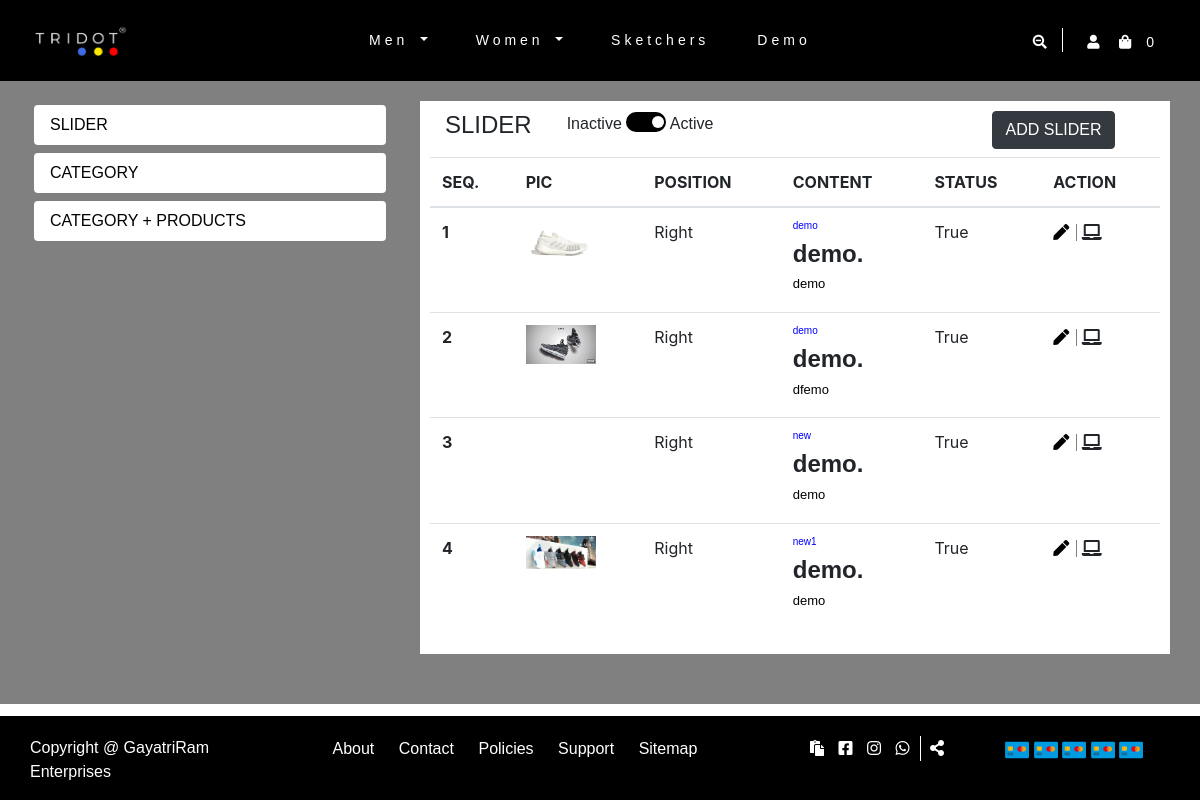
/webadmin/, run on the app's committed database.
### shoestore/models.py (models this page shows, shortened)
class Category(models.Model):
    parent = models.ForeignKey('self', related_name='children', on_delete=models.CASCADE, blank = True, null=True)
    title = models.CharField(max_length=100)
    image = models.ImageField(upload_to='media/category')
    slug = AutoSlugField(populate_from='title', unique=True, null=False)
    created_at = models.DateTimeField(auto_now_add=True)
    hit = models.PositiveIntegerField(default=0)
    active = models.BooleanField(default=False, verbose_name='Status')
    def __str__(self):
        return self.title
    class Meta:
        unique_together = ('slug', 'parent',)
        verbose_name_plural = "categories"
    def __str__(self):
        full_path = [self.title]
        k = self.parent
        while k is not None:
            full_path.append(k.title)
            k = k.parent
        return ' -> '.join(full_path[::-1])

class slider(models.Model):
    head1 = models.CharField(max_length=100, blank=True, verbose_name='h6')
    head2 = models.CharField(max_length=100, blank=True, verbose_name='h1')
    head3 = models.CharField(max_length=100, blank=True, verbose_name='h5')
    image = models.ImageField(upload_to='media/slider')
    button = models.CharField(max_length=100, blank=True, verbose_name='Button Name')
    link = models.URLField(max_length=500, blank=True, verbose_name='Link')
    active = models.BooleanField(default=False)
    font_color = models.CharField(max_length=100, blank=True, verbose_name='Font Color')

### shoestore/views.py (the view)
# urls.py: path('admin/', admin.site.urls),
def admin(request):
    cats = Category.objects.all()
    prod = Product.objects.all()
    sld = slider.objects.all()
    context = {'cats':cats, 'prod':prod, 'sld':sld}
    return render(request, 'admin.html', context)

### shoestore/context_processors.py (called while the page is built)
def cart_total(request):
    if request.user.is_authenticated:
        totalcarts = Cart.objects.filter(user=request.user, purchase=False)
        return dict(totalcarts=totalcarts)
    else:
        totalcarts=[]
        return totalcarts

def menu_links(request):
    links = Category.objects.filter(parent=None).filter(active=True)
    return dict(links=links)

### templates/admin.html (shortened to what this page needs)
{% extends 'base.html' %}
{% block body %}
{% load static %}
    <section class="backend-section">
        <div class="container-fluid">
            <div class="row">
                <div class="col-lg-4">
                    <div class="nav flex-column nav-pills" id="v-pills-tab" role="tablist" aria-orientation="vertical">
                        <a class="nav-link" id="triangle-left" id="v-pills-home-tab" data-toggle="pill"
                            href="#v-pills-home" role="tab" aria-controls="v-pills-home" aria-selected="true">SLIDER</a>
                        <a class="nav-link" id="v-pills-profile-tab" data-toggle="pill" href="#v-pills-profile"
                            role="tab" aria-controls="v-pills-profile" aria-selected="false">CATEGORY</a>
                        <a class="nav-link" id="v-pills-messages-tab" data-toggle="pill" href="#v-pills-messages"
                            role="tab" aria-controls="v-pills-messages" aria-selected="false">CATEGORY + PRODUCTS</a>
                    </div>
                </div>
                <div class="col-lg-8">
                    <div class="backend-background">
                        <div class="tab-content" id="v-pills-tabContent">
                            <div class="tab-pane fade show active" id="v-pills-home" role="tabpanel"
                                aria-labelledby="v-pills-home-tab">
                                <div class="backend-slider">
                                    <div class="row mb-2">
                                        <div class="col-lg-2">
                                            <span>
                                                <h4>SLIDER</h4>
                                            </span>
                                        </div>
                                        <div class="col-lg-7">
                                            <span>
                                                <span>Inactive</span>
                                                <label class="switch">
                                                    <span class="slider round"></span>
                                                </label>
                                                <span>Active</span>
                                            </span>
                                        </div>
                                        <div class="col-lg-3">
                                                                                            <a href="{% url 'add_slider' %}" class="btn btn-dark">ADD SLIDER</a>
                                        </div>
                                    </div>
                                    <div class="table-responsive">
                                    <table class="table">
                                        <thead>
                                            <tr>
                                                <th scope="col">SEQ.</th>
                                                <th scope="col">PIC</th>
                                                <th scope="col">POSITION</th>
                                                <th scope="col">CONTENT</th>
                                                <th scope="col">STATUS</th>
                                                <th scope="col">ACTION</th>
                                            </tr>
                                        </thead>
                                        <tbody>
                                        {% for i in sld %}
                                            <tr>
                                                <th scope="row">{{forloop.counter}}</th>
                                                <td><img src="{{i.image.url}}" alt=""></td>
                                                <td>Right</td>
                                                <td>
                                                    <h6 class="back-mord">{{i.head1}}</h6>
                                                    <h4 class="got-2">{{i.head2}}.</h4>
                                                    <h6 class="modern-cvv">
                                                        {{i.head3}}</h6>
                                                </td>
                                                <td>{{i.active}}</td>
                                                <td> <a href="{% url 'edit_slider' i.id %}"> <span class="pencil"><i class="fas fa-pen"></i></span> </a>
                                                    <span><i class="fas fa-laptop"></i></span>
                                                </td>
                                            </tr>
                                        {% endfor %}
                                        </tbody>
                                    </table>
                                     </div>
                                </div>
                            </div>
                        </div>
                    </div>
                </div>
            </div>
        </div>
    </section>
  {% endblock body %}

### templates/base.html (shortened to what this page needs)
{% load static %}
<!doctype html>
<html lang="en">
<head>
    <link rel="stylesheet" href="https://maxcdn.bootstrapcdn.com/bootstrap/4.0.0/css/bootstrap.min.css">
    <link rel="stylesheet" href="{% static 'css/custom.css' %}">
    <link rel="stylesheet" href="https://cdnjs.cloudflare.com/ajax/libs/OwlCarousel2/2.3.4/assets/owl.carousel.min.css">
    <link rel='stylesheet' href='https://cdnjs.cloudflare.com/ajax/libs/font-awesome/4.7.0/css/font-awesome.min.css'>
    <link rel="stylesheet" href="https://cdnjs.cloudflare.com/ajax/libs/font-awesome/5.15.2/css/all.min.css">
</head>
<body>
    {% include 'header.html' %}
    {% block body %}{% endblock body %}
    {% include 'footer.html' %}

### templates/header.html (shortened to what this page needs)
{% load static %}
    <section class="navbar-section navbar-dark bg-dark">
        <div class="container-fluid">
            <nav class="navbar navbar-expand-lg">
                <a class="navbar-brand" href="{% url 'home' %}"><img src="{% static 'images/logo.png' %}" style="width:100px;"></a>
                <div class="collapse navbar-collapse" id="navbarSupportedContent">
                    <ul class="navbar-nav mx-auto">
                        {% for i in links %}
                        {% if i.children.all %}
                        <li class="nav-item dropdown">
                            <a class="nav-link dropdown-toggle" href="#" id="navbarDropdown" role="button"
                                data-toggle="dropdown" aria-haspopup="true" aria-expanded="false">
                                {{i.title}}
                            </a>
                        </li>
                        {% endif %}
                        {% if not i.children.all %}
                        <li class="nav-item">
                            <a class="nav-link" href="#">{{i.title}}</a>
                        </li>
                        {% endif %}
                        {% endfor %}
                    </ul>
                    <div class="main-icon-section">
                        <ul>
                            <li class="main-search-bar"><a href=""><i class="fas fa-search-minus"></i></a></li>
                            <li><a href="{% url 'usersignup' %}"><i class="fas fa-user"></i></a></li>
                            <li><a href="{% url 'cart' %}"><i class="fas fa-shopping-bag"></i>{{totalcarts|length}}</a></li>
                        </ul>
                    </div>
                </div>
            </nav>
        </div>
    </section>

### templates/footer.html (shortened to what this page needs)
{% load static %}
    <section class="footer-section">
        <div class="container-fluid">
            <div class="row">
                <div class="col-lg-3">
                    <div class="copy-right">
                        <p>Copyright @ GayatriRam Enterprises</p>
                    </div>
                </div>
                <div class="col-lg-5">
                    <div class="navigation-bar">
                        <ul>
                            <li><a href="#">About</a></li>
                            <li><a href="#">Contact</a></li>
                            <li><a href="#">Policies</a></li>
                            <li><a href="#">Support</a></li>
                            <li><a href="#">Sitemap</a></li>
                        </ul>
                    </div>
                </div>
                <div class="col-lg-2">
                    <div class="social-section">
                        <ul>
                            <li><a href="#"><i class="fas fa-paste"></i></a></li>
                            <li><a href="#"><i class="fab fa-facebook-square"></i></a></li>
                            <li><a href="#"><i class="fab fa-instagram"></i></a></li>
                            <li class="footer-whats"><a href="#"><i class="fab fa-whatsapp"></i></a></li>
                            <li><a href="#"><i class="fas fa-share-alt"></i></a></li>
                        </ul>
                    </div>
                </div>
                <div class="col-lg-2">
                    <div class="debit-card">
                        <img src="{% static 'images/master-card.png' %}" alt="">
                        <img src="{% static 'images/master-card.png' %}" alt="">
                        <img src="{% static 'images/master-card.png' %}" alt="">
                        <img src="{% static 'images/master-card.png' %}" alt="">
                        <img src="{% static 'images/master-card.png' %}" alt="">
                    </div>
                </div>
            </div>
        </div>
    </section>
</body>
</html>

### static/css/custom.css (style rules this page uses)
* { padding: 0; margin: 0; box-sizing: border-box; list-style-type: none; }
a { text-decoration: none !important; color: #000; }
h1,h2,h3,h4,h5,h6,p,a,span { font-family: 'Montserrat', sans-serif; }
dl, ol, ul { margin-top: 0; margin-bottom: 0 !important; list-style-type: none ; }
ul li { list-style-type: none !important; }
.navbar-section { background: #000000 !important; }
.navbar-expand-lg .navbar-nav .nav-link { padding-right: 1.5rem !important; padding-left: 1.5rem !important; letter-spacing: 4px; }
.nav-item a { color: #ffffff !important; font-size: 14px; }
.main-icon-section ul li { display: inline; letter-spacing: 15px; }
.main-icon-section ul li a { color: #ffffff; font-size: 14px; }
.main-search-bar { border-right: 1px solid #ffffff; font-size: 20px; margin-right: 20px; }
.row { margin-right: 0px !important; margin-left: 0px !important; }
.footer-section { margin-top: 20px; background-color: #000000; padding-top: 20px; }
.copy-right p { color: #ffffff; }
.navigation-bar ul li { display: inline-block; }
.navigation-bar ul li a { color: #ffffff; text-decoration: none; padding: 10px; }
.social-section ul li { display: inline-block; }
.social-section ul li a { color: #ffffff; letter-spacing: 10px; }
.footer-whats { border-right: 1px solid #ffffff; }
.fa-share-alt { margin-left: 5px; }
.backend-section img { width: 70px; }
.pencil { border-right: 1px solid gray; letter-spacing: 7px; }
.back-mord { color: blue; font-size: 10px; }
.got-2 { font-weight: 600; }
.modern-cvv { color:#000000; font-size: 13px; }
.backend-section { padding-top: 20px; padding-bottom: 50px; background: gray; }
.backend-background { padding: 10px; background: #ffffff; }
.nav-pills .nav-link { border-radius: .25rem; background: #ffffff; margin: 4px; }
.nav-pills a { color:#000000 }
.switch { position: relative; display: inline-block; width: 40px; height: 20px; }
.slider { position: absolute; cursor: pointer; top: 0; left: 0; right: 0; bottom: 0; background-color: #ccc; -webkit-transition: .4s; transition: .4s; }
.slider:before { position: absolute; content: ""; height: 12px; width: 12px; left: 0px; bottom: 4px; background-color: white; -webkit-transition: .4s; transition: .4s; }
input:checked + .slider { background-color: #000000; }
input:checked + .slider:before { -webkit-transform: translateX(26px); -ms-transform: translateX(26px); transform: translateX(26px); }
.slider.round { border-radius: 34px; }
.slider.round:before { border-radius: 50%; }
.footer-section { position: absolute; width: 100%; bottom: 0px; }

### data on the page
Category: title "Men"
Category: title "Women"
Category: title "Sketchers"
Category: title "Demo"
slider: image (picture), head1 "demo", head2 "demo", head3 "demo", active "True"
slider: image (picture), head1 "demo", head2 "demo", head3 "dfemo", active "True"
slider: head1 "new", head2 "demo", head3 "demo", active "True"
slider: image (picture), head1 "new1", head2 "demo", head3 "demo", active "True"

### other printed values
{{ totalcarts|length }} "0"
